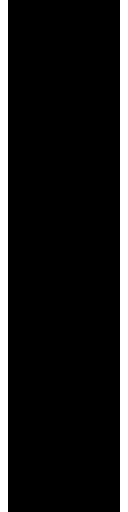

A 2D game scene composited from a Tiled map and its tileset images. What follows is a short description and the map's XML, with each tile layer's data collapsed to a summary:
An orthogonal 16x64 tile map with 8x8 px tiles, 2 tile layers (border, Tile Layer 1), 2 tilesets and 66 objects (55x Custom(PsychGrid), 9x Coin(psychedelic), Custom(BgPsyc4), Custom(BgPsych5)).

<map version="1.4" tiledversion="1.4.3" orientation="orthogonal" renderorder="right-down" width="16" height="64" tilewidth="8" tileheight="8" infinite="0" nextlayerid="7" nextobjectid="335">
 <editorsettings>
  <export target="../../../resources/levels/zones/psychedelic/psychedelic_3.json" format="ld48-export" />
 </editorsettings>
 <tileset firstgid="1" source="../../tsx/tiles_red.tsx" />
 <tileset firstgid="593" source="../../tsx/tiles_green.tsx" />
 <objectgroup id="2" name="bg_base" visible="0">
  <properties>
   <property name="z" type="float" value="-1" />
  </properties>
  <object id="42" name="BG" type="Custom(BgPsyc4)" x="0" y="0" width="128" height="256" />
  <object id="126" name="BG" type="Custom(BgPsych5)" x="0" y="256" width="128" height="256" />
 </objectgroup>
 <objectgroup id="3" name="pickups">
  <object id="232" name="obstacle" type="Custom(PsychGrid)" x="56" y="112" width="16" height="16" />
  <object id="233" name="obstacle" type="Custom(PsychGrid)" x="72" y="128" width="16" height="16" />
  <object id="234" name="obstacle" type="Custom(PsychGrid)" x="40" y="128" width="16" height="16" />
  <object id="235" name="obstacle" type="Custom(PsychGrid)" x="24" y="128" width="16" height="16" />
  <object id="236" name="obstacle" type="Custom(PsychGrid)" x="88" y="128" width="16" height="16" />
  <object id="283" name="obstacle" type="Custom(PsychGrid)" x="8" y="192" width="16" height="16" />
  <object id="284" name="obstacle" type="Custom(PsychGrid)" x="88" y="192" width="16" height="16" />
  <object id="285" name="obstacle" type="Custom(PsychGrid)" x="40" y="192" width="16" height="16" />
  <object id="286" name="obstacle" type="Custom(PsychGrid)" x="72" y="192" width="16" height="16" />
  <object id="287" name="obstacle" type="Custom(PsychGrid)" x="24" y="192" width="16" height="16" />
  <object id="288" name="obstacle" type="Custom(PsychGrid)" x="104" y="192" width="16" height="16" />
  <object id="290" name="obstacle" type="Custom(PsychGrid)" x="24" y="256" width="16" height="16" />
  <object id="291" name="obstacle" type="Custom(PsychGrid)" x="72" y="256" width="16" height="16" />
  <object id="292" name="obstacle" type="Custom(PsychGrid)" x="40" y="256" width="16" height="16" />
  <object id="293" name="obstacle" type="Custom(PsychGrid)" x="88" y="256" width="16" height="16" />
  <object id="295" name="obstacle" type="Custom(PsychGrid)" x="56" y="256" width="16" height="16" />
  <object id="297" name="obstacle" type="Custom(PsychGrid)" x="88" y="272" width="16" height="16" />
  <object id="299" name="obstacle" type="Custom(PsychGrid)" x="24" y="288" width="16" height="16" />
  <object id="301" name="obstacle" type="Custom(PsychGrid)" x="88" y="304" width="16" height="16" />
  <object id="306" name="pickup" type="Coin(psychedelic)" x="72" y="304" width="16" height="16" />
  <object id="307" name="pickup" type="Coin(psychedelic)" x="72" y="288" width="16" height="16" />
  <object id="308" name="pickup" type="Coin(psychedelic)" x="72" y="272" width="16" height="16" />
  <object id="309" name="pickup" type="Coin(psychedelic)" x="56" y="272" width="16" height="16" />
  <object id="310" name="pickup" type="Coin(psychedelic)" x="40" y="272" width="16" height="16" />
  <object id="311" name="pickup" type="Coin(psychedelic)" x="40" y="288" width="16" height="16" />
  <object id="312" name="pickup" type="Coin(psychedelic)" x="40" y="304" width="16" height="16" />
  <object id="313" name="pickup" type="Coin(psychedelic)" x="56" y="304" width="16" height="16" />
  <object id="314" name="pickup" type="Coin(psychedelic)" x="56" y="288" width="16" height="16" />
 </objectgroup>
 <objectgroup id="5" name="obstacles">
  <object id="221" name="obstacle" type="Custom(PsychGrid)" x="40" y="64" width="16" height="16" />
  <object id="223" name="obstacle" type="Custom(PsychGrid)" x="72" y="64" width="16" height="16" />
  <object id="224" name="obstacle" type="Custom(PsychGrid)" x="56" y="24" width="16" height="16" />
  <object id="225" name="obstacle" type="Custom(PsychGrid)" x="104" y="80" width="16" height="16" />
  <object id="226" name="obstacle" type="Custom(PsychGrid)" x="104" y="64" width="16" height="16" />
  <object id="227" name="obstacle" type="Custom(PsychGrid)" x="8" y="80" width="16" height="16" />
  <object id="228" name="obstacle" type="Custom(PsychGrid)" x="8" y="64" width="16" height="16" />
  <object id="275" name="obstacle" type="Custom(PsychGrid)" x="24" y="272" width="16" height="16" />
  <object id="279" name="obstacle" type="Custom(PsychGrid)" x="24" y="64" width="16" height="16" />
  <object id="280" name="obstacle" type="Custom(PsychGrid)" x="24" y="80" width="16" height="16" />
  <object id="281" name="obstacle" type="Custom(PsychGrid)" x="88" y="64" width="16" height="16" />
  <object id="282" name="obstacle" type="Custom(PsychGrid)" x="88" y="80" width="16" height="16" />
  <object id="296" name="obstacle" type="Custom(PsychGrid)" x="88" y="288" width="16" height="16" />
  <object id="298" name="obstacle" type="Custom(PsychGrid)" x="24" y="304" width="16" height="16" />
  <object id="300" name="obstacle" type="Custom(PsychGrid)" x="88" y="320" width="16" height="16" />
  <object id="302" name="obstacle" type="Custom(PsychGrid)" x="72" y="320" width="16" height="16" />
  <object id="303" name="obstacle" type="Custom(PsychGrid)" x="56" y="320" width="16" height="16" />
  <object id="304" name="obstacle" type="Custom(PsychGrid)" x="40" y="320" width="16" height="16" />
  <object id="305" name="obstacle" type="Custom(PsychGrid)" x="24" y="320" width="16" height="16" />
  <object id="316" name="obstacle" type="Custom(PsychGrid)" x="72" y="432" width="16" height="16" />
  <object id="317" name="obstacle" type="Custom(PsychGrid)" x="40" y="432" width="16" height="16" />
  <object id="318" name="obstacle" type="Custom(PsychGrid)" x="24" y="432" width="16" height="16" />
  <object id="319" name="obstacle" type="Custom(PsychGrid)" x="88" y="432" width="16" height="16" />
  <object id="320" name="obstacle" type="Custom(PsychGrid)" x="40" y="376" width="16" height="16" />
  <object id="321" name="obstacle" type="Custom(PsychGrid)" x="72" y="376" width="16" height="16" />
  <object id="322" name="obstacle" type="Custom(PsychGrid)" x="104" y="392" width="16" height="16" />
  <object id="323" name="obstacle" type="Custom(PsychGrid)" x="104" y="376" width="16" height="16" />
  <object id="324" name="obstacle" type="Custom(PsychGrid)" x="8" y="392" width="16" height="16" />
  <object id="325" name="obstacle" type="Custom(PsychGrid)" x="8" y="376" width="16" height="16" />
  <object id="326" name="obstacle" type="Custom(PsychGrid)" x="24" y="376" width="16" height="16" />
  <object id="327" name="obstacle" type="Custom(PsychGrid)" x="24" y="392" width="16" height="16" />
  <object id="328" name="obstacle" type="Custom(PsychGrid)" x="88" y="376" width="16" height="16" />
  <object id="329" name="obstacle" type="Custom(PsychGrid)" x="88" y="392" width="16" height="16" />
  <object id="332" name="obstacle" type="Custom(PsychGrid)" x="40" y="480" width="16" height="16" />
  <object id="333" name="obstacle" type="Custom(PsychGrid)" x="72" y="480" width="16" height="16" />
  <object id="334" name="obstacle" type="Custom(PsychGrid)" x="56" y="480" width="16" height="16" />
 </objectgroup>
 <layer id="4" name="border" width="16" height="64">
  <data>[1024 cells, 128 non-empty, 1 distinct tile ids]</data>
 </layer>
 <layer id="1" name="Tile Layer 1" width="16" height="64">
  <properties>
   <property name="z" type="float" value="5" />
  </properties>
  <data>[1024 cells, 0 non-empty, 0 distinct tile ids]</data>
 </layer>
</map>
